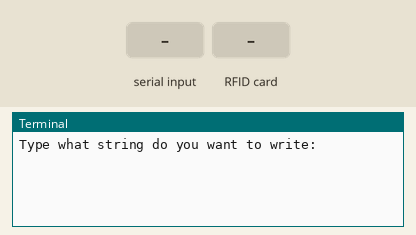
This program was run on a simulated Raspberry Pi (BCM pin numbers). Parts: the last lines printed to the terminal. The inputs (shaded band) are chosen by the test bench. The RFID card's data blocks start empty; threads take turns every 2 ms. At 2.9 s the program stops and its outputs stay as they are.

Above: at 1.2 s.
1.3 s: "1" typed at the terminal, then Enter
At 2.5 s:
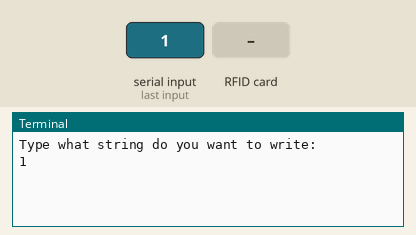
2.8 s: RFID card 5E 7A 19 C4 held to the reader
At 4.1 s:
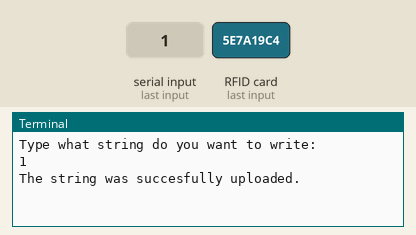

The program:

write_nfc.py
```python
from mfrc522 import SimpleMFRC522

from threading import Thread

reader = SimpleMFRC522()

string = input("Type what string do you want to write: ")

def nfc_loop():
    while True:
        id, text = reader.read()

        reader.write(string)

        id, text = reader.read()

        if string == text.replace(" ", ""):
            print("The string was succesfully uploaded.")

            break

        else:
            print("The string was not sucessfully uploaded.")

Thread(target = nfc_loop).start()
```

Measured:
- after the input at 1.3 s, the terminal: prints a new line at once (image 1)
- after the input at 2.8 s, the terminal: prints a new line after 0.11 s (image 2)
